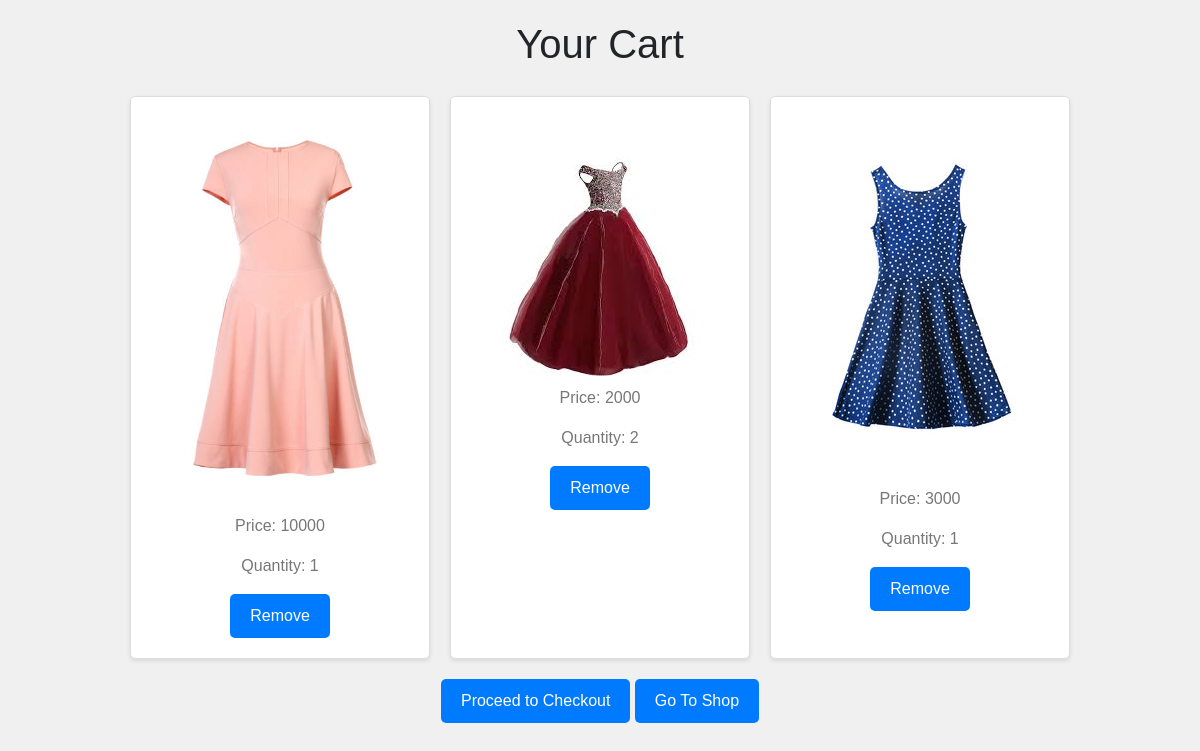
/cart/ (signed in), run on an earlier commit of the app's database.
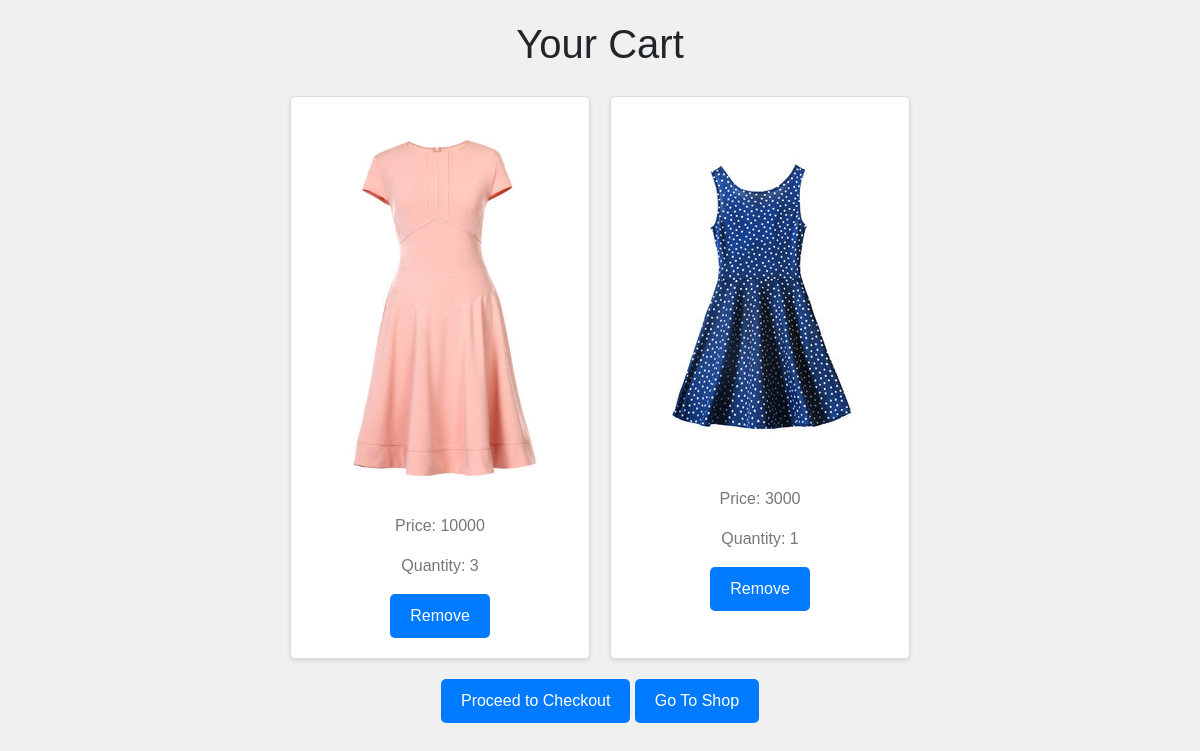
And on a later commit of the database.
### shop/models.py (models this page shows, shortened)
class BaseModel(models.Model):
    created_at = models.DateTimeField(auto_now_add=True)
    updated_at = models.DateTimeField(auto_now=True)
    deleted_at = models.DateTimeField(blank=True, null=True, default=None)
    class Meta:
        abstract = True

class Cart(BaseModel):
    user = models.ForeignKey('authentication.User', on_delete=models.DO_NOTHING, related_name='cart_user')
    product = models.ForeignKey(Products, on_delete=models.DO_NOTHING)
    quantity = models.SmallIntegerField(default=0)
    class Meta:
        db_table = 'cart'
        indexes = [
            models.Index(fields=['id', 'deleted_at']),
        ]

class Products(BaseModel):
    name = models.CharField(max_length=300)
    price = models.SmallIntegerField()
    stock = models.SmallIntegerField()
    description = models.TextField(null=True, blank=True)
    image = models.ImageField(upload_to=image_path, null=True, blank=True)
    category = models.ForeignKey(Category, on_delete=models.DO_NOTHING, blank=True, null=True)
    tags = models.ManyToManyField(Tag, default=list, blank=True)
    class Meta:
        db_table = 'products'
        indexes = [
            models.Index(fields=['id', 'deleted_at']),
        ]

### shop/views.py (the view)
# urls.py: path('cart/', CartListView.as_view(), name='cart_list'),
class CartListView(ListView):
    model = Cart
    template_name = 'product/cart_list.html'
    context_object_name = 'cart_items'
    def get_queryset(self):
        return Cart.objects.filter(user=self.request.user)

### authentication/models.py (called while the page is built)
    def get_queryset(self):
        return super().get_queryset().filter(is_active=True)

### templates/product/cart_list.html (shortened to what this page needs)
{% extends "base.html" %}
{% block content %}
<h1>Your Cart</h1>
<div class="product-list">
    {% for item in cart_items %}
        <div class="product">
                <div>
                    <img src="/{{item.product.image}}">
                </div>
                <div>
                    <p>Price: {{item.product.price}}</p>
                    <p>Quantity: {{ item.quantity }}</p>
                    <a class="logout-button" href="{% url 'shop:remove_from_cart' pk=item.id %}" >Remove</a>
                </div>
        </div>
    {% empty %}
        <li>Your cart is empty.</li>
    {% endfor %}
</div>
<footer>
<a href="#" class="logout-button">Proceed to Checkout</a>
<a class="logout-button" href="{% url 'shop:product_list' %}" >Go To Shop</a>
</footer>
{% endblock %}

### templates/base.html (shortened to what this page needs)
<!doctype html>
<html lang="en">
  <head>
    <link rel="stylesheet" href="https://cdn.jsdelivr.net/npm/bootstrap@4.0.0/dist/css/bootstrap.min.css">
  </head>
  <body>
    {% block content %}
    {% endblock %}
  </body>
</html>

### templates/base.html (style rules this page uses)
.logout-button { display: inline-block; padding: 10px 20px; background-color: #007bff; color: #fff; text-decoration: none; border: none; border-radius: 5px; cursor: pointer; transition: background-color 0.3s ease; }

### templates/product/cart_list.html (style rules this page uses)
body { font-family: Arial, sans-serif; background-color: #f0f0f0; margin: 0; padding: 0; }
h1 { text-align: center; margin-top: 20px; }
.product-list { display: flex; flex-wrap: wrap; justify-content: center; gap: 20px; padding: 20px; }
.product { background-color: #fff; border: 1px solid #ddd; box-shadow: 0 2px 4px rgba(0, 0, 0, 0.1); padding: 20px; border-radius: 5px; width: 300px; text-align: center; overflow: hidden; }
.product p { color: #777; margin-top: 10px; }
img { max-width: 100%; height: auto; }
footer { text-align: center; }

What changed in the data, as far as the page shows it:
removed Cart: product.image (picture), product.price "10000", quantity "1"
removed Cart: product.image (picture), product.price "2000", quantity "2"
added Cart: product.image (picture), product.price "10000", quantity "3"
